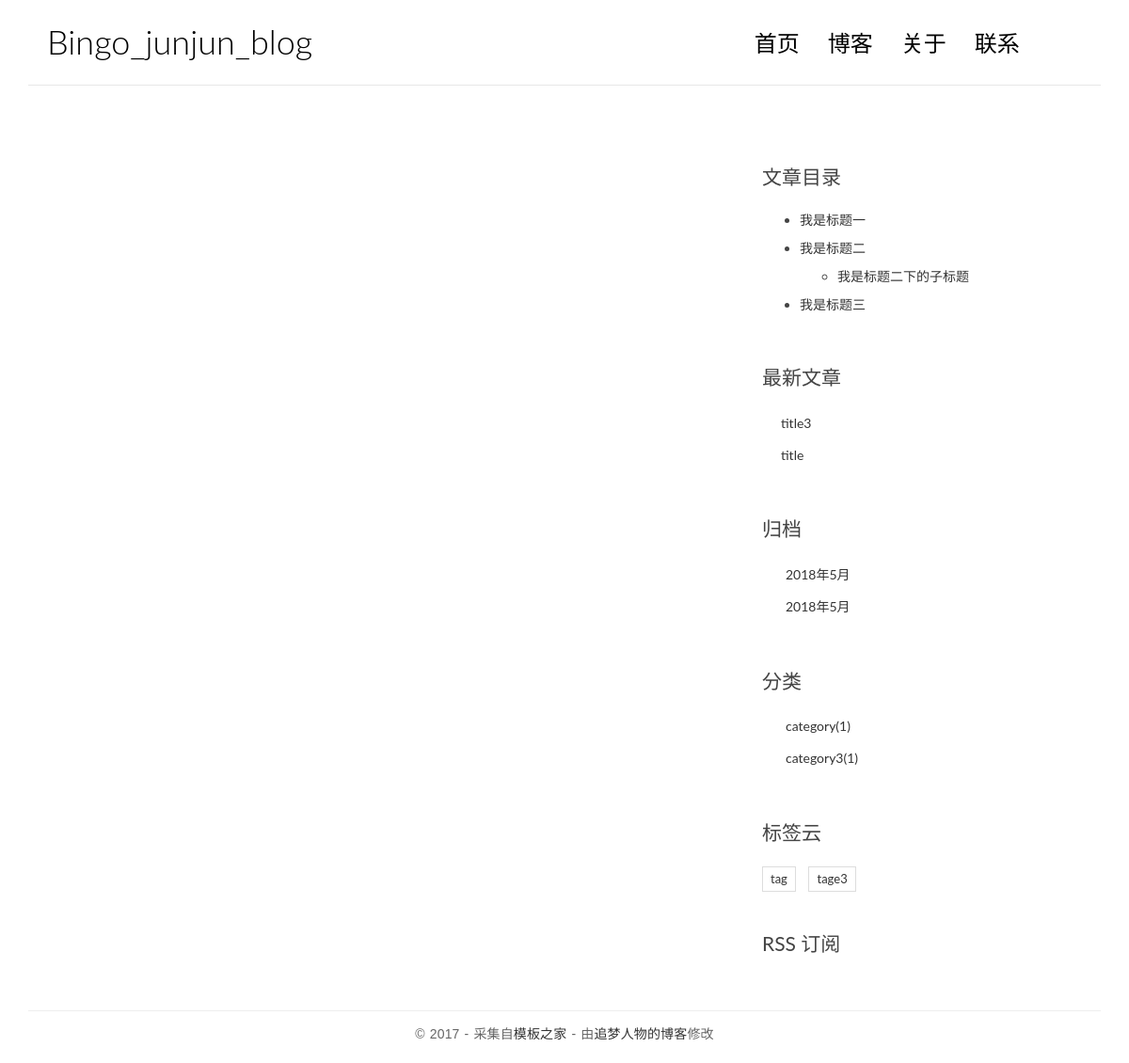
Screenshot of /post/3/ with the database file from the repository.
### blog/models.py (models this page shows, shortened)
class Post(models.Model):
    title = models.CharField(max_length=70)
    body = models.TextField()
    create_time = models.DateTimeField()
    modified_time = models.DateTimeField()
    excerpt = models.CharField(max_length=200, blank=True)
    category = models.ForeignKey(Category, on_delete=models.CASCADE,)
    tags = models.ManyToManyField(Tag, blank=True)
    author = models.ForeignKey(User, on_delete=models.CASCADE,)
    views = models.PositiveIntegerField(default=0)
    def get_absolute_url(self):
        return reverse('detail', kwargs={'pk': self.pk})
    def increase_views(self):
        self.views += 1
        self.save(update_fields=['views'])
    def save(self, *args, **kwargs):
        md = markdown.Markdown(extensions=[
             'markdown.extensions.extra',
             'markdown.extensions.codehilite',
                ])
        self.excerpt = strip_tags(md.convert(self.body))[:200]
        super(Post, self).save(*args, **kwargs)
    class Meta:
        ordering = ['-create_time']

class Category(models.Model):
    name = models.CharField(max_length=100)

class Tag(models.Model):
    name = models.CharField(max_length=100)

### blog/views.py (the view)
# urls.py: url(r'^post/(?P<pk>[0-9]+)/$', views.detail, name='detail'),
def detail(request, pk):
    post = get_object_or_404(Post, pk=pk)
    post.increase_views()
    md = markdown.Markdown(
                                  extensions=[
                                     'markdown.extensions.extra',
                                     'markdown.extensions.codehilite',
                                     'markdown.extensions.toc',
                                  ])
    post.body = md.convert(post.body)
    post.toc = md.toc
    form = CommentForm()
    comment_list = post.comment_set.all()
    return render(request, 'blog/detail.html', context={'post':post, 'form':form, 'comment_list':comment_list})

### blog/templatetags/blog_tags.py (called while the page is built)
@register.simple_tag
def get_recent_posts(num=5):
    return Post.objects.all().order_by('-create_time')[:num]

@register.simple_tag
def archives():
    return Post.objects.dates('create_time', 'day',  order='DESC')

@register.simple_tag
def get_category():
    return Category.objects.annotate(num_post=Count('post')).filter(num_post__gt=0)

@register.simple_tag
def get_tag():
    return Tag.objects.annotate(num_post=Count('post')).filter(num_post__gt=0)

### templates/blog/detail.html (shortened to what this page needs)
{% extends "base.html" %}
    {% block toc %}
    <div class="widget widget-content">
        <h3 class="widget-title">文章目录</h3>
        {{ post.toc|safe }}
    </div>
    {% endblock toc %}

### templates/base.html (shortened to what this page needs)
{% load staticfiles %}
{% load blog_tags %}
<!DOCTYPE html>
<html>
<head>
    <link rel="stylesheet" href="{% static 'blog/css/bootstrap.min.css'%}">
    <link rel="stylesheet" href="http://code.ionicframework.com/ionicons/2.0.1/css/ionicons.min.css">
    <link rel="stylesheet" href="{% static 'blog/css/pace.css'%}">
    <link rel="stylesheet" href="{% static 'blog/css/custom.css'%}">
</head>
<body>
<div class="container">
    <header id="site-header">
        <div class="row">
            <div class="col-md-4 col-sm-5 col-xs-8">
                <div class="logo">
                    <h1><a href="{% url 'index' %}">Bingo_junjun_blog</a></h1>
                </div>
            </div>
            <div class="col-md-8 col-sm-7 col-xs-4">
                <nav class="main-nav" role="navigation">
                    <div class="collapse navbar-collapse" id="bs-example-navbar-collapse-1">
                        <ul class="nav navbar-nav navbar-right">
                            <li class="cl-effect-11"><a href="{% url 'index' %}" data-hover="首页">首页</a></li>
                            <li class="cl-effect-11"><a href="full-width.html" data-hover="博客">博客</a></li>
                            <li class="cl-effect-11"><a href="about.html" data-hover="关于">关于</a></li>
                            <li class="cl-effect-11"><a href="contact.html" data-hover="联系">联系</a></li>
                        </ul>
                    </div>
                </nav>
            </div>
        </div>
    </header>
</div>
<div class="content-body">
    <div class="container">
        <div class="row">
            <main class="col-md-8">
	    </main>
            <aside class="col-md-4">
		{% block toc %}
		{% endblock toc%}
                <div class="widget widget-recent-posts">
		{% get_recent_posts as recent_post_list %}
                    <h3 class="widget-title">最新文章</h3>
                    <ul>
			{% for post in recent_post_list %}
                        <li>
                            <a href="{{ post.get_absolute_url }}">{{ post.title }}</a>
                        </li>
			{% empty %}
			暂无文章！
			{% endfor %}
                    </ul>
                </div>
                <div class="widget widget-archives">
		{% archives as date_list %}
                    <h3 class="widget-title">归档</h3>
                    <ul>
			{% for date in date_list %}
                        <li>
                            <a href="{% url 'archives' date.year date.month %}">{{ date.year }}年{{ date.month }}月</a>
                        </li>
			{% empty %}
			暂无归档！
			{% endfor %}
                    </ul>
                </div>
                <div class="widget widget-category">
		{% get_category as category_list%}
                    <h3 class="widget-title">分类</h3>
                    <ul>
			{% for category in category_list %}
                        <li>
                            <a href="{% url 'category' category.pk %}">{{category.name}}<span class="post-count">({{category.num_post}})</span></a>
                        </li>
			{% empty %}
			暂无分类！
			{% endfor %}
                    </ul>
                </div>
                <div class="widget widget-tag-cloud">
                    <h3 class="widget-title">标签云</h3>
			{% get_tag as tag_list %}
                    <ul>
			{% for tag in tag_list %}
                        <li>
                            <a href="{% url 'tag' tag.pk %}">{{tag.name}}</a>
                        </li>
			{% endfor %}
                    </ul>
                </div>
                <div class="rss">
                    <a href=""> RSS 订阅</a>
                </div>
            </aside>
        </div>
    </div>
</div>
<footer id="site-footer">
    <div class="container">
        <div class="row">
            <div class="col-md-12">
                <p class="copyright">&copy 2017 - 采集自<a href="http://www.cssmoban.com/"
                                                        target="_blank" title="模板之家">模板之家</a>
                    - 由<a href="http://zmrenwu.com/" title="网页模板" target="_blank">追梦人物的博客</a>修改
                </p>
            </div>
        </div>
    </div>
</footer>
</body>
</html>

### blog/static/blog/css/custom.css (style rules this page uses)
* { outline: none; }
h1, h2, h3, h4, h5, h6 { margin-top: 0; }
a { color: #333; }
body { color: #444; font-family: 'Lato', sans-serif; }
p { font-family: 'Ubuntu', sans-serif; font-weight: 400; word-spacing: 1px; letter-spacing: 0.01em; }
#site-header { background-color: #FFF; padding: 25px 20px; margin-bottom: 40px; border-bottom: 1px solid #e7e7e7; }
.logo h1 a { color: #000; }
.logo h1 { margin: 0; font-family: 'Lato', sans-serif; font-weight: 300; }
.main-nav { margin-top: 11px; max-width: 95%; }
.main-nav a { color: #000000 !important; padding: 0 0 5px 0 !important; margin-right: 30px; font-family: 'Lato', sans-serif; font-weight: 300; font-size: 24px; }
.cl-effect-11 a { padding: 10px 0; color: #0972b4; text-shadow: none; }
.cl-effect-11 a::before { position: absolute; top: 0; left: 0; overflow: hidden; padding: 0 0 5px 0 !important; max-width: 0; border-bottom: 1px solid #000; color: #000; content: attr(data-hover); white-space: nowrap; -webkit-transition: max-width 0.5s; -moz-transition: max-width 0.5s; transition: max-width 0.5s; }
.content-body { padding-bottom: 4em; }
.widget { background: #fff; padding: 30px 0 0; }
.widget-title { font-size: 1.5em; margin-bottom: 20px; line-height: 1.6; padding: 10px 0 0; font-weight: 400; }
.widget-recent-posts ul { padding: 0; margin: 0; padding-left: 20px; }
.widget-recent-posts ul li { list-style-type: none; position: relative; line-height: 170%; margin-bottom: 10px; }
.widget-recent-posts ul li::before { content: '\f3d3'; font-family: "Ionicons"; position: absolute; left: -17px; top: 3px; font-size: 16px; color: #000; }
.widget-archives ul { padding: 0; margin: 0; padding-left: 25px; }
.widget-archives ul li { list-style-type: none; position: relative; line-height: 170%; margin-bottom: 10px; }
.widget-archives ul li::before { content: '\f3f3'; font-family: "Ionicons"; position: absolute; left: -25px; top: 1px; font-size: 16px; color: #000; }
.widget-category ul { padding: 0; margin: 0; padding-left: 25px; }
.widget-category ul li { list-style-type: none; position: relative; line-height: 170%; margin-bottom: 10px; }
.widget-category ul li::before { content: '\f3fe'; font-family: "Ionicons"; position: absolute; left: -25px; top: 1px; font-size: 18px; color: #000; }
.widget-tag-cloud ul { padding: 0; margin: 0; margin-right: -10px; }
.widget-tag-cloud ul li { list-style-type: none; font-size: 13px; display: inline-block; margin-right: 10px; margin-bottom: 10px; padding: 3px 8px; border: 1px solid #ddd; }
.widget-content ul ul { margin-top: 10px; }
.widget-content ul li { margin-bottom: 10px; }
.rss { font-size: 21px; margin-top: 30px; }
.rss a { color: #444; }
#site-footer { padding-top: 10px; padding: 0 0 1.5em 0; }
.copyright { text-align: center; padding-top: 1em; margin: 0; border-top: 1px solid #eee; color: #666; }

### rows the page displays
Post: toc "我是标题一 我是标题二 我是标题二下的子标题 我是标题三", title "title3"
Post: title "title"
Category: name "category", num_post "1"
Category: name "category3", num_post "1"
Tag: name "tag"
Tag: name "tage3"

### other values shown
{{ date.year }} "2018" "2018"
{{ date.month }} "5" "5"
